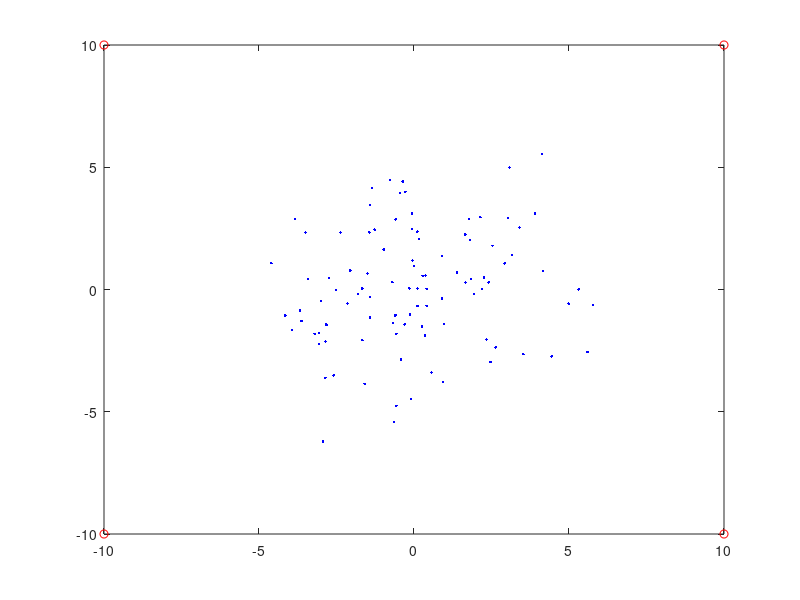

This figure's MATLAB source: (Note: this script raises an error after producing the figure.)
clc; clear all; close all;

rng(9);
x = mvnrnd([0;0], [5 0; 0, 5], 100);

y = [1 1;1 -1;-1 1;-1 -1]*10;

MahalDist = mahal(y,x);
sqEuclidDist = sum((y - repmat(mean(x),4,1)).^2, 2)
plot(x(:,1),x(:,2),'b.',y(:,1),y(:,2),'ro');
chontour(x, y, F(:, :, ii), [.05:.1:.95]);   
 